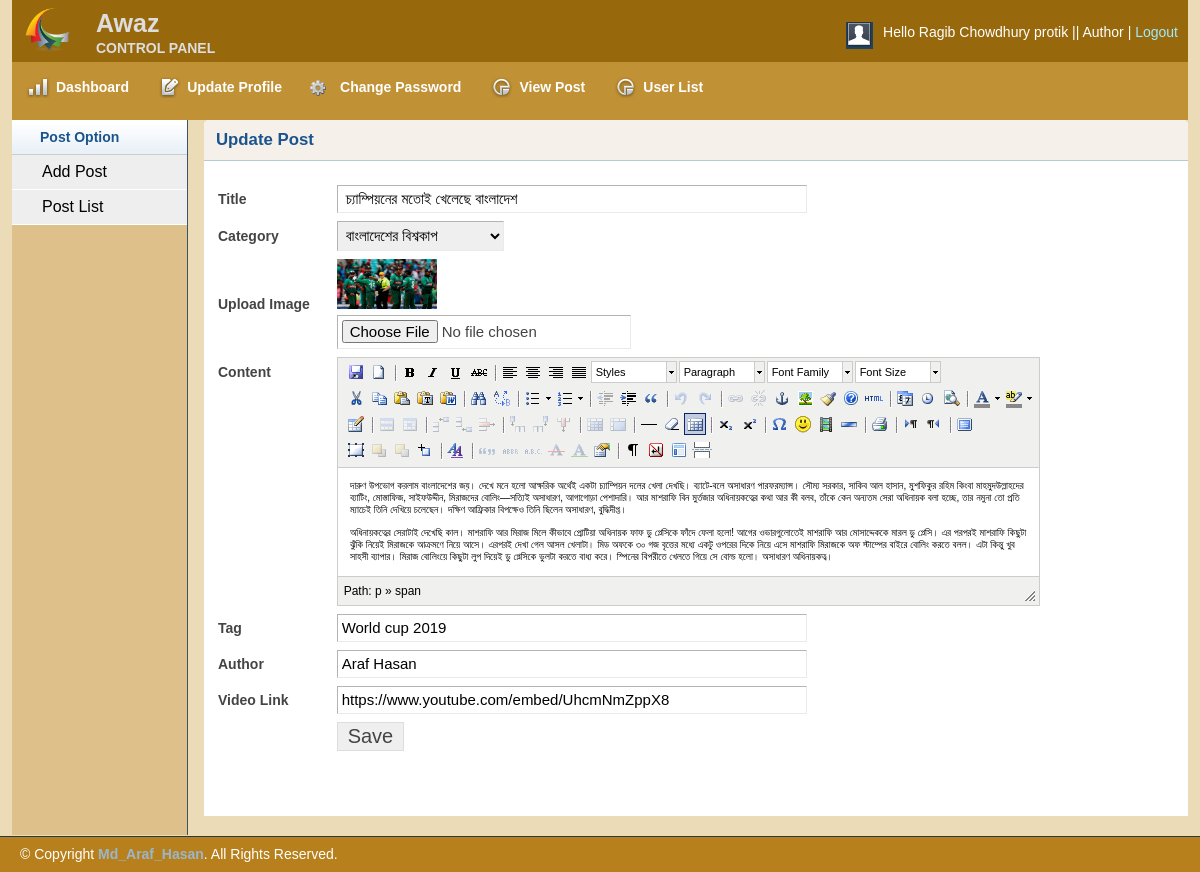
Page /admin/editpost.php?editpostid=1 (signed in) on the committed database.
### tables this page shows
CREATE TABLE `tbl_post` (
  `id` int(11) NOT NULL,
  `catagory` int(11) NOT NULL,
  `title` varchar(255) NOT NULL,
  `body` text NOT NULL,
  `image` varchar(255) NOT NULL,
  `author` varchar(50) NOT NULL,
  `tags` varchar(255) NOT NULL,
  `date` timestamp NOT NULL DEFAULT CURRENT_TIMESTAMP,
  `vdo` varchar(512) NOT NULL,
  `userid` int(11) NOT NULL
);

CREATE TABLE `tbl_catagory` (
  `id` int(11) NOT NULL,
  `name` varchar(50) NOT NULL
);

### lib/Database.php (called while the page is built, shortened)
<?php
	class Database
	{
		public $host 	= DB_HOST;
		public $user 	= DB_USER;
		public $pass 	= DB_PASS;
		public $dbName 	= DB_NAME;
		public $link, $error;
		private function connectDB(){
			$this->link = new mysqli($this->host, $this->user, $this->pass, $this->dbName);
			$this->link->set_charset("utf8");
		}
		public function selectData($data){
			$result = $this->link->query($data) or die ($this->link->error.__LINE__);
			if ($result->num_rows > 0) {
				return $result;
			}else{
				return false;
			}
		}
	}
?>

### admin/editpost.php (the view, shortened to what this page needs)
<?php include 'inc/adheader.php'; ?>
<?php include 'inc/adsidebar.php'; ?>
<?php
    $postId = mysqli_real_escape_string($db->link, $_GET['editpostid']);
    if(!isset($postId) || $postId == NULL){
        echo "<script>window.location = 'postlist.php';</script>";
    }else{
        $postid = $postId;
    }
 ?>
        <div class="grid_10">
            <div class="box round first grid">
                <h2>Update Post</h2>
                <div class="block">
<?php
    $query   = "SELECT * FROM tbl_post WHERE id = '$postid'";
    $getpost = $db->selectData($query);
    if($getpost){
        while ($postResult = $getpost->fetch_assoc()) {
?>
                 <form action="" method="post" enctype="multipart/form-data">
                    <table class="form">
                        <tr>
                            <td>
                                <label>Title</label>
                            </td>
                            <td>
                                <input type="text" name="title" value="<?php echo $postResult['title']; ?>" class="medium" />
                            </td>
                        </tr>
                        <tr>
                            <td>
                                <label>Category</label>
                            </td>
                            <td>
                                <select id="select" name="catagory">
                                <?php
                                    $query = "SELECT * FROM tbl_catagory";
                                    $catagory = $db->selectData($query);
                                    if($catagory){
                                        while($result = $catagory->fetch_assoc()){
                                ?>
                                    <option
                                    <?php
                                        if($postResult['catagory'] == $result['id']){?>
                                            selected
                                       <?php }?>
                                     value="<?php echo $result['id']; ?>"><?php echo $result['name']; ?></option>
                                <?php }}  ?>
                                </select>
                            </td>
                        </tr>
                        <tr>
                            <td>
                                <label>Upload Image</label>
                            </td>
                            <td>
                                <img src="<?php echo $postResult['image']; ?>" height="50px" width="100px"></br>
                                <input type="file" name = "image"/>
                            </td>
                        </tr>
                        <tr>
                            <td style="vertical-align: top; padding-top: 9px;">
                                <label>Content</label>
                            </td>
                            <td>
                            </td>
                        </tr>
                        <tr>
                            <td>
                                <label>Tag</label>
                            </td>
                            <td>
                                <input type="text" name="tags" value="<?php echo $postResult['tags']; ?>" class="medium" />
                            </td>
                        </tr>
                        <tr>
                            <td>
                                <label>Author</label>
                            </td>
                            <td>
                                <input type="text" name="author" value="<?php echo $postResult['author']; ?>" class="medium" />
                            </td>
                        </tr>
                        <tr>
                            <td>
                                <label>Video Link</label>
                            </td>
                            <td>
                                <input type="text" name="vdo" value="<?php echo $postResult['vdo']; ?>" class="medium" />
                            </td>
                        </tr>
						<tr>
                            <td></td>
                            <td>
                                <input type="submit" name="submit" Value="Save" />
                            </td>
                        </tr>
                    </table>
                    </form>
            <?php }}else{
                header("Location: postlist.php");
            } ?>
                </div>
            </div>
        </div>
    <?php include 'inc/adfooter.php'; ?>

### admin/css/text.css (style rules this page uses)
body { font: 13px/1.5 Tahoma, Helvetica, Arial, 'Liberation Sans', FreeSans, sans-serif; }
h2 { font-size: 23px; }
p, dl, hr, h1, h2, h3, h4, h5, h6, ol, ul, pre, table, address, fieldset { margin-bottom: 20px; }

### admin/css/grid.css (style rules this page uses)
.grid_1, .grid_2, .grid_3, .grid_4, .grid_5, .grid_6, .grid_7, .grid_8, .grid_9, .grid_10, .grid_11, .grid_12, .grid_13, .grid_14, .grid_15, .grid_16 { display: inline; float: left; margin-left: 1%; margin-right: 1%; }
.container_12 .grid_10 { width: 81.333%; }

### admin/css/layout.css (style rules this page uses)
body { background: #fff none repeat scroll 0 0; color: #444; font-size: 14px; padding: 0; }
h1, h2, h3, h4, h5, h6 { line-height:1.2em; margin-bottom:.3em; }
h2 { margin-top:1em; }
.box { background:#fff; margin-bottom:20px; padding:10px 10px 10px 10px; margin-left:-8px; }
.box.grid { padding-bottom:40px; }
.box.round { -moz-border-radius: 5px 5px 0px 0px; -webkit-border-radius: 5px 5px 0px 0px; border-radius: 5px 5px 0px 0px; }
.box h2 { font-size:1.2em; font-weight:bold; color:#1B548D; background:#f5f1ea; margin:-10px -10px 0 -10px; padding:10px 12px; border-bottom:1px solid #B3CBD6; -moz-border-radius: 5px 5px 0px 0px; -webkit-border-radius: 5px 5px 0px 0px; border-radius: 5px 5px 0px 0px; }
.box.first { min-height: 406px; }
.block { padding-top:20px; }
table.form { width:100%; }
table.form td { padding:4px 4px; }
table.form label { font-weight:bold; }
table.form input, table.form select { font-size: 15px; padding: 4px 4px 5px 4px; border-top: 1px solid #b3b3b3; border-left: 1px solid #b3b3b3; border-right: 1px solid #eaeaea; border-bottom: 1px solid #eaeaea; }
table.form input[type="submit"] { border: 1px solid #ddd; color: #444; cursor: pointer; font-size: 20px; padding: 2px 10px; }
input.medium { width: 55%; }
.block { padding-bottom:1px; }

### admin/js/tiny-mce/themes/advanced/skins/default/content.css (style rules this page uses)
body, td, pre { color:#000; font-family:Verdana, Arial, Helvetica, sans-serif; font-size:10px; margin:8px; }
body { background:#FFF; }
h2 { font-size: 1.5em }
img { border:0; }
table, img, hr, .mceItemAnchor { cursor:default }
table td, table th { cursor:text }

### rows in the picture
tbl_post: title "চ্যাম্পিয়নের মতোই খেলেছে বাংলাদেশ", catagory "বাংলাদেশের বিশ্বকাপ", image (picture), tags "World cup 2019", author "Araf Hasan", vdo "https://www.youtube.com/embed/UhcmNmZppX8"

### other values in the picture
Session::get('name') "Ragib Chowdhury protik"
